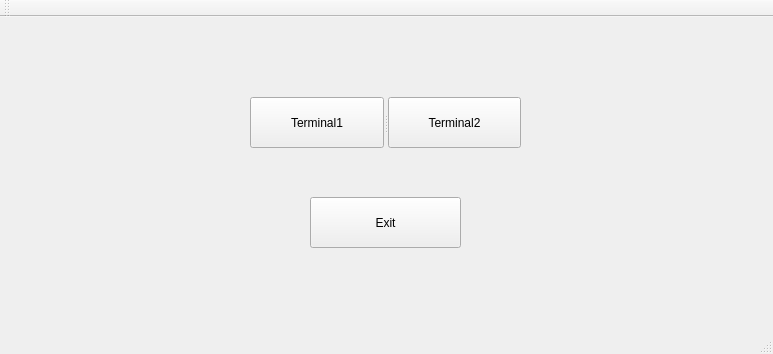
<?xml version="1.0" encoding="UTF-8"?>
<ui version="4.0">
 <class>MainWindow</class>
 <widget class="QMainWindow" name="MainWindow">
  <property name="geometry">
   <rect>
    <x>0</x>
    <y>0</y>
    <width>773</width>
    <height>354</height>
   </rect>
  </property>
  <property name="windowTitle">
   <string>MainMenu</string>
  </property>
  <widget class="QWidget" name="centralWidget">
   <widget class="QPushButton" name="btnexit">
    <property name="geometry">
     <rect>
      <x>310</x>
      <y>180</y>
      <width>151</width>
      <height>51</height>
     </rect>
    </property>
    <property name="text">
     <string>Exit</string>
    </property>
   </widget>
   <widget class="QSplitter" name="splitter">
    <property name="geometry">
     <rect>
      <x>250</x>
      <y>80</y>
      <width>271</width>
      <height>51</height>
     </rect>
    </property>
    <property name="orientation">
     <enum>Qt::Horizontal</enum>
    </property>
    <widget class="QPushButton" name="btnterminal1">
     <property name="text">
      <string>Terminal1</string>
     </property>
    </widget>
    <widget class="QPushButton" name="btnterminal2">
     <property name="text">
      <string>Terminal2</string>
     </property>
    </widget>
   </widget>
  </widget>
  <widget class="QMenuBar" name="menuBar">
   <property name="geometry">
    <rect>
     <x>0</x>
     <y>0</y>
     <width>773</width>
     <height>21</height>
    </rect>
   </property>
  </widget>
  <widget class="QToolBar" name="mainToolBar">
   <attribute name="toolBarArea">
    <enum>TopToolBarArea</enum>
   </attribute>
   <attribute name="toolBarBreak">
    <bool>false</bool>
   </attribute>
  </widget>
  <widget class="QStatusBar" name="statusBar"/>
 </widget>
 <layoutdefault spacing="6" margin="11"/>
 <resources/>
 <connections/>
</ui>
